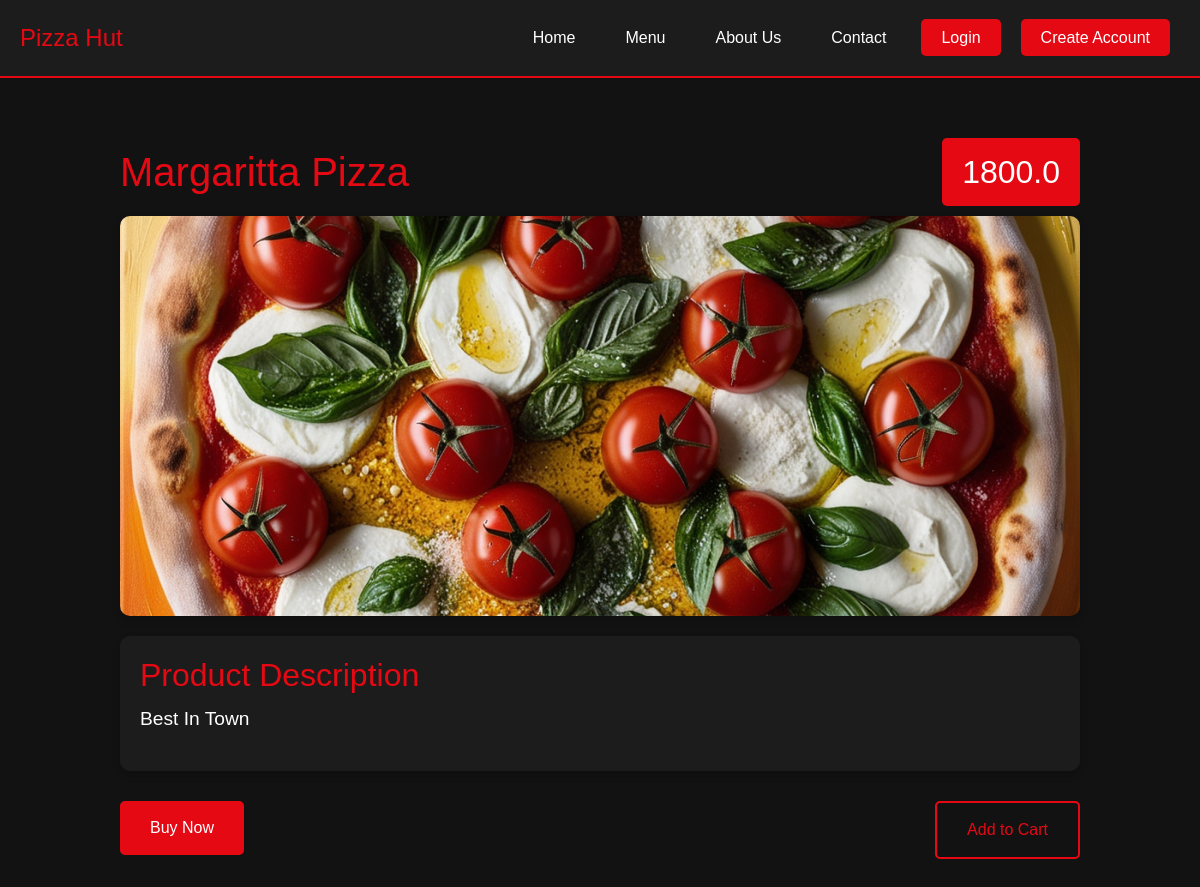
Screenshot of /product-detail/1 with the database file from the repository.
### app/models.py (models this page shows)
class Product(models.Model):
    title = models.CharField(max_length=100)
    price = models.FloatField()
    discription = models.TextField(max_length=200)
    category = models.CharField(choices=ORDER_CHOICE,max_length=2)
    product_image = models.ImageField(upload_to='productimg')

### app/views.py (the view)
# urls.py: path('product-detail/<int:pk>',views.ProductDetailView.as_view(),name="product-detail"),
class ProductDetailView(View):
    def get(self,request,pk):
        product = Product.objects.get(pk=pk)
        return render(request,'productdetail.html',{'product':product})

### app/templates/productdetail.html (shortened to what this page needs)
{% extends "base.html" %}
{% load static %}
{% block main-content %}
<div class="product-detail">
    <div class="product-header">
        <h1>{{product.title}}</h1>
        <div class="product-price">{{product.price}}</div>
    </div>
    <div class="product-image" style="background-image: url({{product.product_image.url}});"></div>
    <div class="product-description">
        <h2>Product Description</h2>
        <p>{{product.discription}}</p>
    </div>
    <div class="action-buttons" class="d-inline">
        <a href="" style="text-decoration:none"><button class="primary">Buy Now</button></a>
        {% if request.user.is_authenticated %}
        <form action="/add-to-cart" class="d-inline">
            <input type="hidden" name="prod_id" value={{product.id}} id="prod_id">
            <button class="cta" type="submit">Add to Cart</button>
        </form>
        {% else %}
            <a href="{% url "login" %}"><button class="cta">Add to Cart</button></a>
        {% endif %}
    </div>
</div>
{% endblock main-content %}

### app/templates/productdetail.html (style rules this page uses)
body { font-family: 'Arial', sans-serif; margin: 0; padding: 0; background-color: #121212; color: #ffffff; overflow-x: hidden; }
.product-detail { padding: 50px 20px; max-width: 1000px; margin: 0 auto; }
.product-header { display: flex; flex-wrap: wrap; align-items: center; justify-content: space-between; }
.product-header h1 { font-size: 2.5em; color: #e50914; margin: 20px 0; }
.product-header .product-price { font-size: 2em; color: #ffffff; background-color: #e50914; padding: 10px 20px; border-radius: 5px; }
.product-image { width: 100%; height: 400px; background-size: cover; background-position: center; border-radius: 10px; box-shadow: 0 4px 8px rgba(0, 0, 0, 0.2); margin-bottom: 20px; }
.product-description { background-color: #1c1c1c; padding: 20px; border-radius: 10px; box-shadow: 0 4px 8px rgba(0, 0, 0, 0.2); }
.product-description h2 { font-size: 2em; margin-bottom: 10px; color: #e50914; }
.product-description p { font-size: 1.2em; line-height: 1.6; }
.action-buttons { margin-top: 30px; display: flex; justify-content: space-between; gap: 20px; }
.action-buttons .primary { padding: 15px 30px; border: none; border-radius: 5px; background-color: #e50914; color: #ffffff; font-size: 1em; cursor: pointer; transition: background-color 0.3s ease; }
.action-buttons .cta { padding: 15px 30px; border: 2px solid #e50914; border-radius: 5px; background-color: transparent; color: #e50914; font-size: 1em; cursor: pointer; transition: background-color 0.3s ease, color 0.3s ease; }

### rows the page displays
Product: title "Margaritta Pizza", price "1800.0", product_image (picture), discription "Best In Town"
